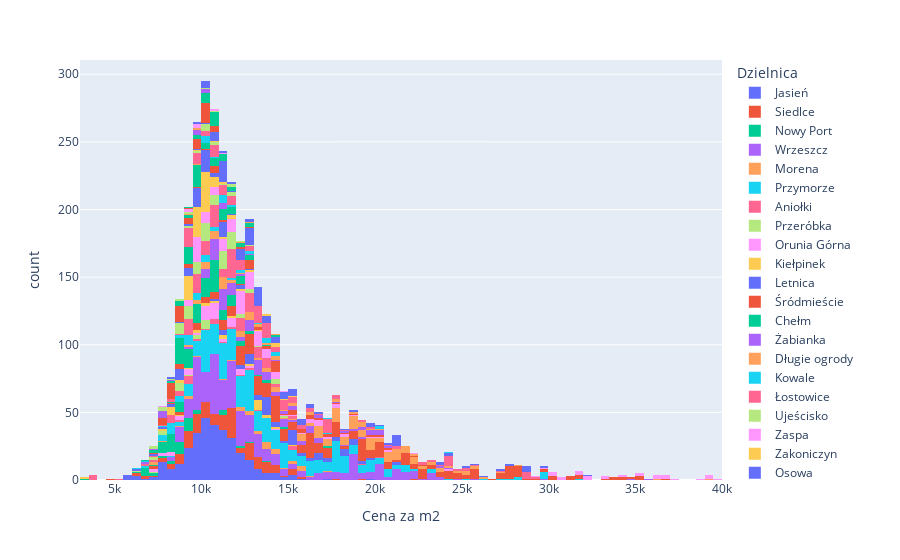

The cell this chart's notebook holds for it:
### Code cell
#wykres pokazujący histogram ile mieszkań znajduje się w konkretnym przedziale cenowym za m2 w mieście gdańsk na podział dzielnic
df_gdynia = df[df['Miasto'].str.contains('Gdynia')]
df_gdansk = df[df['Miasto'].str.contains('Gdańsk')]
df_sopot = df[df['Miasto'].str.contains('Sopot')]
px.histogram(df_gdansk.loc[(df_gdansk['Cena za m2'] < 40000)], x="Cena za m2", color="Dzielnica").show()

### Figure 1 — Plotly figure (JSON) as saved in the notebook; plotly's stock layout.template omitted (floating-point values rounded to 4 significant figures; data arrays with more than 128 entries replaced by an {"elided": "..."} marker saying what was removed)
{"data": [{"alignmentgroup": "True", "bingroup": "x", "hovertemplate": "Dzielnica=Jasień<br>Cena za m2=%{x}<br>count=%{y}<extra></extra>", "legendgroup": "Jasień", "marker": {"color": "#636efa", "pattern": {"shape": ""}}, "name": "Jasień", "offsetgroup": "Jasień", "orientation": "v", "showlegend": true, "type": "histogram", "x": {"elided": "317 int values"}, "xaxis": "x", "yaxis": "y"}, {"alignmentgroup": "True", "bingroup": "x", "hovertemplate": "Dzielnica=Siedlce<br>Cena za m2=%{x}<br>count=%{y}<extra></extra>", "legendgroup": "Siedlce", "marker": {"color": "#EF553B", "pattern": {"shape": ""}}, "name": "Siedlce", "offsetgroup": "Siedlce", "orientation": "v", "showlegend": true, "type": "histogram", "x": {"elided": "145 int values"}, "xaxis": "x", "yaxis": "y"}, {"alignmentgroup": "True", "bingroup": "x", "hovertemplate": "Dzielnica=Nowy Port<br>Cena za m2=%{x}<br>count=%{y}<extra></extra>", "legendgroup": "Nowy Port", "marker": {"color": "#00cc96", "pattern": {"shape": ""}}, "name": "Nowy Port", "offsetgroup": "Nowy Port", "orientation": "v", "showlegend": true, "type": "histogram", "x": [8993, 11035, 8333, 9329, 9426, 12576, 6989, 9731, 9166, 9329, 8500, 8500, 9368, 7980, 8588, 6850, 11123, 8754, 9139, 6850, 7425, 3376, 7702, 7471, 13531, 9715, 8875, 11392, 8994, 9302, 8602, 9250, 9880, 8996, 9250, 11393, 9177, 8209, 12421], "xaxis": "x", "yaxis": "y"}, {"alignmentgroup": "True", "bingroup": "x", "hovertemplate": "Dzielnica=Wrzeszcz<br>Cena za m2=%{x}<br>count=%{y}<extra></extra>", "legendgroup": "Wrzeszcz", "marker": {"color": "#ab63fa", "pattern": {"shape": ""}}, "name": "Wrzeszcz", "offsetgroup": "Wrzeszcz", "orientation": "v", "showlegend": true, "type": "histogram", "x": {"elided": "381 int values"}, "xaxis": "x", "yaxis": "y"}, {"alignmentgroup": "True", "bingroup": "x", "hovertemplate": "Dzielnica=Morena<br>Cena za m2=%{x}<br>count=%{y}<extra></extra>", "legendgroup": "Morena", "marker": {"color": "#FFA15A", "pattern": {"shape": ""}}, "name": "Morena", "offsetgroup": "Morena", "orientation": "v", "showlegend": true, "type": "histogram", "x": [13966, 12894, 12650, 13917, 16000, 11689, 15633, 13999, 14537, 12571, 14359, 12006, 15935, 8961, 14014, 9447, 14171, 15129, 17413, 12000, 13284, 9987, 12373, 13305, 11328, 15000, 15649, 14469, 9040, 13787, 13563], "xaxis": "x", "yaxis": "y"}, {"alignmentgroup": "True", "bingroup": "x", "hovertemplate": "Dzielnica=Przymorze<br>Cena za m2=%{x}<br>count=%{y}<extra></extra>", "legendgroup": "Przymorze", "marker": {"color": "#19d3f3", "pattern": {"shape": ""}}, "name": "Przymorze", "offsetgroup": "Przymorze", "orientation": "v", "showlegend": true, "type": "histogram", "x": {"elided": "380 int values"}, "xaxis": "x", "yaxis": "y"}, {"alignmentgroup": "True", "bingroup": "x", "hovertemplate": "Dzielnica=Aniołki<br>Cena za m2=%{x}<br>count=%{y}<extra></extra>", "legendgroup": "Aniołki", "marker": {"color": "#FF6692", "pattern": {"shape": ""}}, "name": "Aniołki", "offsetgroup": "Aniołki", "orientation": "v", "showlegend": true, "type": "histogram", "x": [11026, 10805, 9049, 20260, 12209, 8519, 9004, 19333, 11707, 9053, 12500, 10806, 9643, 12500, 10000, 15468, 9049, 13075, 9053, 9266, 10649, 10651, 15468, 15471], "xaxis": "x", "yaxis": "y"}, {"alignmentgroup": "True", "bingroup": "x", "hovertemplate": "Dzielnica=Przeróbka<br>Cena za m2=%{x}<br>count=%{y}<extra></extra>", "legendgroup": "Przeróbka", "marker": {"color": "#B6E880", "pattern": {"shape": ""}}, "name": "Przeróbka", "offsetgroup": "Przeróbka", "orientation": "v", "showlegend": true, "type": "histogram", "x": [9796, 10336, 10335, 9959, 10185, 10424, 10424, 9295, 9744, 10255, 7421], "xaxis": "x", "yaxis": "y"}, {"alignmentgroup": "True", "bingroup": "x", "hovertemplate": "Dzielnica=Orunia Górna<br>Cena za m2=%{x}<br>count=%{y}<extra></extra>", "legendgroup": "Orunia Górna", "marker": {"color": "#FF97FF", "pattern": {"shape": ""}}, "name": "Orunia Górna", "offsetgroup": "Orunia Górna", "orientation": "v", "showlegend": true, "type": "histogram", "x": [9909, 10095, 10821, 14151, 9493, 12084, 10276, 10655, 10261, 11653, 10307, 11300, 10238, 7990, 10888, 10307, 12482, 11735, 10394, 10737, 10576, 9591, 8700, 8888, 11538, 12004, 8331, 7033, 9357, 10862, 9370, 10576, 9370, 10307, 11579, 10870, 12658, 10556, 8500, 10637, 10784, 7001, 11725, 10238, 10238, 11666, 11227, 8141, 11506, 7858, 10307, 8461, 10626, 12000], "xaxis": "x", "yaxis": "y"}, {"alignmentgroup": "True", "bingroup": "x", "hovertemplate": "Dzielnica=Kiełpinek<br>Cena za m2=%{x}<br>count=%{y}<extra></extra>", "legendgroup": "Kiełpinek", "marker": {"color": "#FECB52", "pattern": {"shape": ""}}, "name": "Kiełpinek", "offsetgroup": "Kiełpinek", "orientation": "v", "showlegend": true, "type": "histogram", "x": [10015, 11925, 9606, 9521, 13117, 8867, 13117, 13117, 12896, 13096, 9158, 11049, 11209, 11158, 15479, 10731, 10406, 13118, 13117, 14037, 13706, 13705, 13118, 12865], "xaxis": "x", "yaxis": "y"}, {"alignmentgroup": "True", "bingroup": "x", "hovertemplate": "Dzielnica=Letnica<br>Cena za m2=%{x}<br>count=%{y}<extra></extra>", "legendgroup": "Letnica", "marker": {"color": "#636efa", "pattern": {"shape": ""}}, "name": "Letnica", "offsetgroup": "Letnica", "orientation": "v", "showlegend": true, "type": "histogram", "x": [15405, 14484, 15204, 15294, 13485, 13976, 13985, 13985, 17868, 21486, 21436, 15787, 15431, 13653, 17247, 12960, 13816, 18354, 15461, 16184, 11219, 13953, 12980, 14250, 14554, 19381, 17411, 19218, 12959, 12960, 16517, 16756, 16290, 13589, 18717, 12093, 10798, 15355, 12637, 13844, 13382, 12302, 12302, 15348, 17500, 16648, 17179, 15000, 16648, 14459, 15384, 13981, 16900, 18175, 12950, 13953, 13283, 13553, 14250, 11064, 18966, 13899, 18937, 18965, 15989, 19531, 13284, 18000, 11169, 13875, 14659, 18105, 12942, 10557, 11000, 15384, 15431, 17893, 18174], "xaxis": "x", "yaxis": "y"}, {"alignmentgroup": "True", "bingroup": "x", "hovertemplate": "Dzielnica=Śródmieście<br>Cena za m2=%{x}<br>count=%{y}<extra></extra>", "legendgroup": "Śródmieście", "marker": {"color": "#EF553B", "pattern": {"shape": ""}}, "name": "Śródmieście", "offsetgroup": "Śródmieście", "orientation": "v", "showlegend": true, "type": "histogram", "x": {"elided": "313 int values"}, "xaxis": "x", "yaxis": "y"}, {"alignmentgroup": "True", "bingroup": "x", "hovertemplate": "Dzielnica=Chełm<br>Cena za m2=%{x}<br>count=%{y}<extra></extra>", "legendgroup": "Chełm", "marker": {"color": "#00cc96", "pattern": {"shape": ""}}, "name": "Chełm", "offsetgroup": "Chełm", "orientation": "v", "showlegend": true, "type": "histogram", "x": [10287, 8613, 8911, 11685, 13148, 10220, 7870, 9863, 9455, 9420, 11053, 9348, 9661, 9378, 9618, 8881, 9921, 11812, 8343, 9971, 10397, 9201, 7319, 8343, 10649, 8343, 10341, 10649, 10718, 10790, 10648, 7871, 9661, 10790, 10396, 12485, 8201, 11236, 11667, 11525, 11736, 10841, 8739, 10993, 9922, 11015, 7645, 9740, 9456, 11736, 9984, 7699, 6842, 10790, 9444, 10790, 9000, 9500, 10566, 8343, 9444, 12800, 9618, 13684, 11233, 8344, 10600, 8343, 10790, 8830, 17376, 9562, 6780, 10257, 10500, 8343, 10453, 11043, 10619, 11686, 9626, 10699, 11812, 12145, 10396, 11127, 10418, 9456, 11063, 7871, 12800, 13580, 8344, 10350, 8396, 8344, 10417, 8344, 10790, 7933, 10753, 11316, 9447, 14955, 10790, 7870, 9459, 8485, 12121, 10388, 9214, 8645, 9857, 10790, 10254, 10790, 8854, 10790, 10388, 10790, 6168, 8993, 12191, 9456, 6797, 10605, 7904], "xaxis": "x", "yaxis": "y"}, {"alignmentgroup": "True", "bingroup": "x", "hovertemplate": "Dzielnica=Żabianka<br>Cena za m2=%{x}<br>count=%{y}<extra></extra>", "legendgroup": "Żabianka", "marker": {"color": "#ab63fa", "pattern": {"shape": ""}}, "name": "Żabianka", "offsetgroup": "Żabianka", "orientation": "v", "showlegend": true, "type": "histogram", "x": [11315, 18636, 19066, 10389, 10249, 13390, 18218, 10599, 10951, 10948, 14590, 10357, 12743, 12682, 12682, 16741, 16742, 16741, 11289, 18636, 14058, 11932, 14738, 12264, 11099, 13815, 15863, 11523, 12666, 16320, 10338, 13385, 11690, 11070, 12937, 13773, 14750, 10696, 14365, 10784, 13080, 13906, 16257, 13559, 13387, 11400, 11872, 10696, 14590, 14447, 13430, 19045, 12698, 11200, 13450, 10635, 16115, 14761, 16006, 13323, 15593, 10634, 10922, 15468, 13285, 10696, 12619, 11054, 10301, 11453, 16034, 10856, 11042, 10855, 11932, 11854, 12162, 13603, 11033, 11033, 12195, 10301, 11875, 14778, 11033, 11033, 11139, 13541, 11033, 10856, 15833, 16625, 12897, 13486, 10545, 10320, 11523, 13055, 13033, 9478, 11700, 10696], "xaxis": "x", "yaxis": "y"}, {"alignmentgroup": "True", "bingroup": "x", "hovertemplate": "Dzielnica=Długie ogrody<br>Cena za m2=%{x}<br>count=%{y}<extra></extra>", "legendgroup": "Długie ogrody", "marker": {"color": "#FFA15A", "pattern": {"shape": ""}}, "name": "Długie ogrody", "offsetgroup": "Długie ogrody", "orientation": "v", "showlegend": true, "type": "histogram", "x": {"elided": "151 int values"}, "xaxis": "x", "yaxis": "y"}, {"alignmentgroup": "True", "bingroup": "x", "hovertemplate": "Dzielnica=Kowale<br>Cena za m2=%{x}<br>count=%{y}<extra></extra>", "legendgroup": "Kowale", "marker": {"color": "#19d3f3", "pattern": {"shape": ""}}, "name": "Kowale", "offsetgroup": "Kowale", "orientation": "v", "showlegend": true, "type": "histogram", "x": [8666, 9305, 8258, 10134, 10692, 7892, 10624, 10334, 9500, 9499, 8926, 8275, 11795, 6850, 9400, 8449, 9725, 9562, 8078, 7566, 7566, 8344, 8101, 9107, 8995, 7895, 9002, 8276, 10264, 9233, 10334, 9880, 9725, 10987, 9462, 10121, 8330, 8939], "xaxis": "x", "yaxis": "y"}, {"alignmentgroup": "True", "bingroup": "x", "hovertemplate": "Dzielnica=Łostowice<br>Cena za m2=%{x}<br>count=%{y}<extra></extra>", "legendgroup": "Łostowice", "marker": {"color": "#FF6692", "pattern": {"shape": ""}}, "name": "Łostowice", "offsetgroup": "Łostowice", "orientation": "v", "showlegend": true, "type": "histogram", "x": {"elided": "138 int values"}, "xaxis": "x", "yaxis": "y"}, {"alignmentgroup": "True", "bingroup": "x", "hovertemplate": "Dzielnica=Ujeścisko<br>Cena za m2=%{x}<br>count=%{y}<extra></extra>", "legendgroup": "Ujeścisko", "marker": {"color": "#B6E880", "pattern": {"shape": ""}}, "name": "Ujeścisko", "offsetgroup": "Ujeścisko", "orientation": "v", "showlegend": true, "type": "histogram", "x": [11278, 11846, 11513, 9981, 13121, 10271, 9374, 9247, 11176, 9109, 11264, 7329, 10316, 9984, 10540, 10190, 11340, 9596, 11980, 6486, 12000, 11025, 10340, 11980, 11471, 10321, 10740, 9019, 11176, 11498, 9711, 10468, 11343, 11834, 11984, 9415, 7524, 11134, 9200, 11025, 10708, 9523, 14360, 14360, 12734, 9800, 10468, 10184, 8816, 14360, 9997, 10566, 10376, 11522, 9784, 10163, 10629, 8709, 11590, 12528, 9215, 9864, 10967, 14837, 11966, 11457, 11936, 10922, 10000, 9415, 12282, 7958, 8560, 10409, 8916, 9489, 11921, 8761, 11033, 12833, 12191, 7495, 8549, 10328, 14360, 10709, 9200, 11904, 7699], "xaxis": "x", "yaxis": "y"}, {"alignmentgroup": "True", "bingroup": "x", "hovertemplate": "Dzielnica=Zaspa<br>Cena za m2=%{x}<br>count=%{y}<extra></extra>", "legendgroup": "Zaspa", "marker": {"color": "#FF97FF", "pattern": {"shape": ""}}, "name": "Zaspa", "offsetgroup": "Zaspa", "orientation": "v", "showlegend": true, "type": "histogram", "x": {"elided": "131 int values"}, "xaxis": "x", "yaxis": "y"}, {"alignmentgroup": "True", "bingroup": "x", "hovertemplate": "Dzielnica=Zakoniczyn<br>Cena za m2=%{x}<br>count=%{y}<extra></extra>", "legendgroup": "Zakoniczyn", "marker": {"color": "#FECB52", "pattern": {"shape": ""}}, "name": "Zakoniczyn", "offsetgroup": "Zakoniczyn", "orientation": "v", "showlegend": true, "type": "histogram", "x": [8573, 8709, 9983, 9983, 9656, 9984, 10102, 9943, 9302, 10572, 9101, 9600, 10253, 9304, 9517, 10314, 10053, 3188, 9436, 8045, 10977, 10441, 10414, 10414, 9392, 9982, 10156, 10486, 9477, 10413, 10321, 9786, 9606, 10320, 9282, 9282, 8137, 8045, 9944, 11933, 7986, 10086, 10153, 9833, 10076, 9459, 8045, 10408, 9618, 10067, 9965, 9138, 9026, 9439, 10414, 9381, 10533, 10452, 10253, 11304, 10535, 9983, 9745, 8045, 10977, 10321, 11153, 9971, 10219, 10321, 10414, 10321, 10321, 11693, 12379, 10572, 12555, 9200, 10422, 7987, 10053, 9742, 9387, 11928, 8476, 10165, 9458, 10076, 9731, 9999, 10681, 13137, 9490, 9746, 9391, 9868], "xaxis": "x", "yaxis": "y"}, {"alignmentgroup": "True", "bingroup": "x", "hovertemplate": "Dzielnica=Osowa<br>Cena za m2=%{x}<br>count=%{y}<extra></extra>", "legendgroup": "Osowa", "marker": {"color": "#636efa", "pattern": {"shape": ""}}, "name": "Osowa", "offsetgroup": "Osowa", "orientation": "v", "showlegend": true, "type": "histogram", "x": [9990, 9835, 10739, 9918, 11304, 10058, 11400, 10950, 9923, 5500, 9924, 9246, 11234, 10079, 9120, 10093, 10576, 8858, 10455, 10454, 12388, 5600, 9727, 9892, 8800, 10058, 11329, 8527, 10058, 9923, 6496, 11309, 11164, 9155, 11224, 9205, 11403, 11234, 10000, 11707, 12106, 10439, 12658, 8591, 8870, 8732, 9919, 10000, 10298, 11320, 10221, 10079, 8333, 9227, 11288, 9961, 9862, 8479, 10454, 9884, 9320, 8732, 9743, 8516, 7969, 12086, 10221, 10204, 9651], "xaxis": "x", "yaxis": "y"}, {"alignmentgroup": "True", "bingroup": "x", "hovertemplate": "Dzielnica=Dolne miasto<br>Cena za m2=%{x}<br>count=%{y}<extra></extra>", "legendgroup": "Dolne miasto", "marker": {"color": "#EF553B", "pattern": {"shape": ""}}, "name": "Dolne miasto", "offsetgroup": "Dolne miasto", "orientation": "v", "showlegend": true, "type": "histogram", "x": [16125, 16662, 13980, 18000, 16081, 16120, 10839, 10888, 14533, 14294, 9965, 15528, 15984, 12857, 12827, 17063, 10948, 10103, 20120, 10968, 9270, 17224, 22500, 15000, 14435, 15273, 14094, 12594, 9473, 14294, 13609, 18988, 12806, 12500, 14294, 12775, 22068, 14294, 14294, 8920, 8920, 12219, 14000, 8920, 12828, 16500, 13253, 15307, 8338, 20921, 20718, 10888, 13094, 8962, 11140, 17603, 15000, 15500, 19867, 9423], "xaxis": "x", "yaxis": "y"}, {"alignmentgroup": "True", "bingroup": "x", "hovertemplate": "Dzielnica=Stogi<br>Cena za m2=%{x}<br>count=%{y}<extra></extra>", "legendgroup": "Stogi", "marker": {"color": "#00cc96", "pattern": {"shape": ""}}, "name": "Stogi", "offsetgroup": "Stogi", "orientation": "v", "showlegend": true, "type": "histogram", "x": [11685, 8542, 9767, 9154, 8989, 9272, 8536, 11071, 12750, 9454, 10500, 8581, 11111, 8425, 8927, 8523, 9976, 11400, 8581, 12529, 12280, 9985, 12347, 9455, 9057, 11690, 10000, 8583, 12257, 9929, 9138, 9929, 10585, 9767, 11946, 11400, 11051, 9056, 8581, 11571, 8545, 9767, 10500, 8536, 12041, 9963, 10236, 9500, 11876, 12171, 9154, 10236, 10128, 11073, 12348, 8527, 8527, 8582, 12529, 11033, 9857, 10500, 9929, 9477, 9727, 13878, 9765, 9500, 9131, 9767, 8700, 10694, 9020, 9359, 10585, 8527, 8536, 9629, 8536, 8527, 11095], "xaxis": "x", "yaxis": "y"}, {"alignmentgroup": "True", "bingroup": "x", "hovertemplate": "Dzielnica=Młode miasto<br>Cena za m2=%{x}<br>count=%{y}<extra></extra>", "legendgroup": "Młode miasto", "marker": {"color": "#ab63fa", "pattern": {"shape": ""}}, "name": "Młode miasto", "offsetgroup": "Młode miasto", "orientation": "v", "showlegend": true, "type": "histogram", "x": [14982, 12900, 19833, 16667, 19607, 11263, 14982, 11215, 15350, 17780, 11461, 20833, 15300, 12008, 20053, 18316, 23586, 20053, 19318, 20053, 19833, 15483, 20053, 11263, 14235, 24321, 11263, 19280, 19798, 16612], "xaxis": "x", "yaxis": "y"}, {"alignmentgroup": "True", "bingroup": "x", "hovertemplate": "Dzielnica=Stare Przedmieście<br>Cena za m2=%{x}<br>count=%{y}<extra></extra>", "legendgroup": "Stare Przedmieście", "marker": {"color": "#FFA15A", "pattern": {"shape": ""}}, "name": "Stare Przedmieście", "offsetgroup": "Stare Przedmieście", "orientation": "v", "showlegend": true, "type": "histogram", "x": [21666, 13000, 25345, 23487, 22019, 17968, 16404, 21698, 19333, 18693, 14475, 15098, 15436, 14177, 12025, 14736, 16140, 21000, 9677, 19111, 24292, 13422, 17969, 19003, 20000, 19993, 19333, 14268, 13854, 39427, 21013], "xaxis": "x", "yaxis": "y"}, {"alignmentgroup": "True", "bingroup": "x", "hovertemplate": "Dzielnica=Strzyża<br>Cena za m2=%{x}<br>count=%{y}<extra></extra>", "legendgroup": "Strzyża", "marker": {"color": "#19d3f3", "pattern": {"shape": ""}}, "name": "Strzyża", "offsetgroup": "Strzyża", "orientation": "v", "showlegend": true, "type": "histogram", "x": [13913, 20081, 8867, 11150, 20081, 13303, 10096, 12076, 10000, 12811, 13773, 10248, 6142, 12955, 11141, 7649, 11142, 14145, 11151, 12076, 13658, 17065, 11406, 8816, 14037, 13870, 11564, 10000, 14393, 10000, 11150, 10639], "xaxis": "x", "yaxis": "y"}, {"alignmentgroup": "True", "bingroup": "x", "hovertemplate": "Dzielnica=Oliwa<br>Cena za m2=%{x}<br>count=%{y}<extra></extra>", "legendgroup": "Oliwa", "marker": {"color": "#FF6692", "pattern": {"shape": ""}}, "name": "Oliwa", "offsetgroup": "Oliwa", "orientation": "v", "showlegend": true, "type": "histogram", "x": {"elided": "154 int values"}, "xaxis": "x", "yaxis": "y"}, {"alignmentgroup": "True", "bingroup": "x", "hovertemplate": "Dzielnica=Niedźwiednik<br>Cena za m2=%{x}<br>count=%{y}<extra></extra>", "legendgroup": "Niedźwiednik", "marker": {"color": "#B6E880", "pattern": {"shape": ""}}, "name": "Niedźwiednik", "offsetgroup": "Niedźwiednik", "orientation": "v", "showlegend": true, "type": "histogram", "x": [8724, 10701, 10500, 8561, 8562, 11645, 12962, 10000, 11070, 9210, 8665, 9414, 11675, 8723, 8561, 8562, 11675, 10000, 10000, 10370, 8590, 10354, 9534], "xaxis": "x", "yaxis": "y"}, {"alignmentgroup": "True", "bingroup": "x", "hovertemplate": "Dzielnica=Jelitkowo<br>Cena za m2=%{x}<br>count=%{y}<extra></extra>", "legendgroup": "Jelitkowo", "marker": {"color": "#FF97FF", "pattern": {"shape": ""}}, "name": "Jelitkowo", "offsetgroup": "Jelitkowo", "orientation": "v", "showlegend": true, "type": "histogram", "x": [39388, 39655, 32000, 38917, 31629, 36820, 33000, 31667, 35196, 32000, 36844, 30672, 30689, 37000, 30393, 36974, 34273, 33000, 39130, 39130, 22053, 29223, 31666, 34224, 35000, 29841, 36000, 32000, 36000, 36000, 30380, 30352], "xaxis": "x", "yaxis": "y"}, {"alignmentgroup": "True", "bingroup": "x", "hovertemplate": "Dzielnica=VII Dwór<br>Cena za m2=%{x}<br>count=%{y}<extra></extra>", "legendgroup": "VII Dwór", "marker": {"color": "#FECB52", "pattern": {"shape": ""}}, "name": "VII Dwór", "offsetgroup": "VII Dwór", "orientation": "v", "showlegend": true, "type": "histogram", "x": [9982, 10900, 14960, 14176, 15160, 14155, 14261, 11308], "xaxis": "x", "yaxis": "y"}, {"alignmentgroup": "True", "bingroup": "x", "hovertemplate": "Dzielnica=Brzeźno<br>Cena za m2=%{x}<br>count=%{y}<extra></extra>", "legendgroup": "Brzeźno", "marker": {"color": "#636efa", "pattern": {"shape": ""}}, "name": "Brzeźno", "offsetgroup": "Brzeźno", "orientation": "v", "showlegend": true, "type": "histogram", "x": [18886, 19893, 12113, 11596, 12816, 10585, 12434, 13492, 10508, 9979, 14873, 18865, 19957, 14368, 14874, 14873, 29693, 14902, 11075, 13685, 12717, 14107, 12816, 14367, 13000, 12789, 10693, 13686, 12717, 11242, 12581, 13188, 14042, 23690, 14040, 14931, 15865, 24076, 23809, 11366, 21313, 27777, 20000, 21220, 12661, 12113, 13461, 12386, 11301, 13437, 7184, 13800, 9384, 10424, 28887, 12216, 12113, 13256, 13371, 12444, 13371, 13605, 13333, 13371, 12550, 27600, 28600, 20946, 13371, 15865, 16358, 15978, 15288, 16449, 18039, 28887, 28887, 15865, 15000, 13333, 26094, 12617, 15485, 11340, 10508, 13256, 12789, 21313, 24076, 11141, 13307, 25581, 27123, 15254, 8972, 21043, 11024, 16635, 21182, 32250, 19935, 21290, 11340, 25373, 10968, 10818, 15269, 11282, 11309, 21313, 21313, 11019, 11367, 11309, 11454, 16007, 12925, 12281, 11431, 13960, 12712, 11288], "xaxis": "x", "yaxis": "y"}, {"alignmentgroup": "True", "bingroup": "x", "hovertemplate": "Dzielnica=Orunia<br>Cena za m2=%{x}<br>count=%{y}<extra></extra>", "legendgroup": "Orunia", "marker": {"color": "#EF553B", "pattern": {"shape": ""}}, "name": "Orunia", "offsetgroup": "Orunia", "orientation": "v", "showlegend": true, "type": "histogram", "x": [7806, 9194, 7830, 10222, 9304, 8755, 8310, 8231, 10222, 10480, 8309, 8309, 10000, 10135, 9432, 8065, 9996, 9491, 8556, 10921, 8500, 10783, 9864, 8634, 12790, 4781, 9279, 10000, 8065, 8421, 10135, 10209, 8310, 9702, 10111, 8888, 7685, 8524, 8899, 8366, 10062, 10598, 10222, 7471, 8555, 10222, 10003, 9997, 10222, 10135, 8065, 8065, 9702, 9703, 7900, 8962, 8500, 12114, 10527, 8173, 7964, 8581, 10668, 9864, 8500], "xaxis": "x", "yaxis": "y"}, {"alignmentgroup": "True", "bingroup": "x", "hovertemplate": "Dzielnica=Suchanino<br>Cena za m2=%{x}<br>count=%{y}<extra></extra>", "legendgroup": "Suchanino", "marker": {"color": "#00cc96", "pattern": {"shape": ""}}, "name": "Suchanino", "offsetgroup": "Suchanino", "orientation": "v", "showlegend": true, "type": "histogram", "x": [7148, 8967, 10089, 10820, 11454, 12245, 9265, 10584, 12245, 7148, 11433, 9515, 9683, 9597, 10400, 10460, 11167, 10939, 10452, 10089, 12870, 10696, 10000, 10696, 10820, 10820, 10584, 8967, 9415, 10895, 10690, 11564, 12895, 8795, 12678, 14285, 11279, 8448, 10040, 11308, 12031, 11781, 11998], "xaxis": "x", "yaxis": "y"}, {"alignmentgroup": "True", "bingroup": "x", "hovertemplate": "Dzielnica=Karczemki<br>Cena za m2=%{x}<br>count=%{y}<extra></extra>", "legendgroup": "Karczemki", "marker": {"color": "#ab63fa", "pattern": {"shape": ""}}, "name": "Karczemki", "offsetgroup": "Karczemki", "orientation": "v", "showlegend": true, "type": "histogram", "x": [6594, 7371, 9690, 9734, 7996, 7583, 8121, 7561, 9778, 9778, 10262, 10342, 10156, 7863, 7560], "xaxis": "x", "yaxis": "y"}, {"alignmentgroup": "True", "bingroup": "x", "hovertemplate": "Dzielnica=Olszynka<br>Cena za m2=%{x}<br>count=%{y}<extra></extra>", "legendgroup": "Olszynka", "marker": {"color": "#FFA15A", "pattern": {"shape": ""}}, "name": "Olszynka", "offsetgroup": "Olszynka", "orientation": "v", "showlegend": true, "type": "histogram", "x": [12458, 9163, 12500, 14375, 9583], "xaxis": "x", "yaxis": "y"}, {"alignmentgroup": "True", "bingroup": "x", "hovertemplate": "Dzielnica=Sobieszewo<br>Cena za m2=%{x}<br>count=%{y}<extra></extra>", "legendgroup": "Sobieszewo", "marker": {"color": "#19d3f3", "pattern": {"shape": ""}}, "name": "Sobieszewo", "offsetgroup": "Sobieszewo", "orientation": "v", "showlegend": true, "type": "histogram", "x": [17425, 24015, 6506], "xaxis": "x", "yaxis": "y"}, {"alignmentgroup": "True", "bingroup": "x", "hovertemplate": "Dzielnica=Górki zachodnie<br>Cena za m2=%{x}<br>count=%{y}<extra></extra>", "legendgroup": "Górki zachodnie", "marker": {"color": "#FF6692", "pattern": {"shape": ""}}, "name": "Górki zachodnie", "offsetgroup": "Górki zachodnie", "orientation": "v", "showlegend": true, "type": "histogram", "x": [3675, 3681, 3681, 3680, 5244], "xaxis": "x", "yaxis": "y"}, {"alignmentgroup": "True", "bingroup": "x", "hovertemplate": "Dzielnica=Kokoszki<br>Cena za m2=%{x}<br>count=%{y}<extra></extra>", "legendgroup": "Kokoszki", "marker": {"color": "#B6E880", "pattern": {"shape": ""}}, "name": "Kokoszki", "offsetgroup": "Kokoszki", "orientation": "v", "showlegend": true, "type": "histogram", "x": [9296, 11519, 10068, 10935, 7370, 7910, 7109, 8756, 8227, 7623, 11843, 7812, 12206, 8869], "xaxis": "x", "yaxis": "y"}, {"alignmentgroup": "True", "bingroup": "x", "hovertemplate": "Dzielnica=Maćkowy<br>Cena za m2=%{x}<br>count=%{y}<extra></extra>", "legendgroup": "Maćkowy", "marker": {"color": "#FF97FF", "pattern": {"shape": ""}}, "name": "Maćkowy", "offsetgroup": "Maćkowy", "orientation": "v", "showlegend": true, "type": "histogram", "x": [9835, 9821, 9076, 14686, 9656, 7759, 11020, 9168, 10890], "xaxis": "x", "yaxis": "y"}, {"alignmentgroup": "True", "bingroup": "x", "hovertemplate": "Dzielnica=Matemblewo<br>Cena za m2=%{x}<br>count=%{y}<extra></extra>", "legendgroup": "Matemblewo", "marker": {"color": "#FECB52", "pattern": {"shape": ""}}, "name": "Matemblewo", "offsetgroup": "Matemblewo", "orientation": "v", "showlegend": true, "type": "histogram", "x": [13869, 13603], "xaxis": "x", "yaxis": "y"}, {"alignmentgroup": "True", "bingroup": "x", "hovertemplate": "Dzielnica=Młyniska<br>Cena za m2=%{x}<br>count=%{y}<extra></extra>", "legendgroup": "Młyniska", "marker": {"color": "#636efa", "pattern": {"shape": ""}}, "name": "Młyniska", "offsetgroup": "Młyniska", "orientation": "v", "showlegend": true, "type": "histogram", "x": [9564, 10142, 12911, 12911, 11592, 11086, 10262, 9566, 10264, 10262, 10195, 8343], "xaxis": "x", "yaxis": "y"}, {"alignmentgroup": "True", "bingroup": "x", "hovertemplate": "Dzielnica=Św. Wojciecha<br>Cena za m2=%{x}<br>count=%{y}<extra></extra>", "legendgroup": "Św. Wojciecha", "marker": {"color": "#EF553B", "pattern": {"shape": ""}}, "name": "Św. Wojciecha", "offsetgroup": "Św. Wojciecha", "orientation": "v", "showlegend": true, "type": "histogram", "x": [9318], "xaxis": "x", "yaxis": "y"}, {"alignmentgroup": "True", "bingroup": "x", "hovertemplate": "Dzielnica=Kiełpino Górne<br>Cena za m2=%{x}<br>count=%{y}<extra></extra>", "legendgroup": "Kiełpino Górne", "marker": {"color": "#00cc96", "pattern": {"shape": ""}}, "name": "Kiełpino Górne", "offsetgroup": "Kiełpino Górne", "orientation": "v", "showlegend": true, "type": "histogram", "x": [6727, 9285], "xaxis": "x", "yaxis": "y"}], "layout": {"barmode": "relative", "legend": {"title": {"text": "Dzielnica"}, "tracegroupgap": 0}, "margin": {"t": 60}, "xaxis": {"anchor": "y", "domain": [0, 1], "title": {"text": "Cena za m2"}}, "yaxis": {"anchor": "x", "domain": [0, 1], "title": {"text": "count"}}}}
